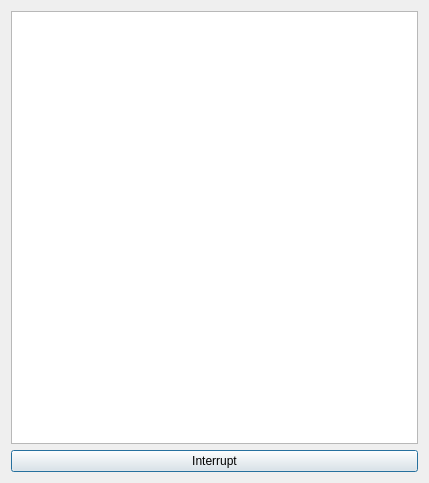
<?xml version="1.0" encoding="UTF-8"?>
<ui version="4.0">
 <class>Dialog</class>
 <widget class="QDialog" name="Dialog">
  <property name="geometry">
   <rect>
    <x>0</x>
    <y>0</y>
    <width>429</width>
    <height>483</height>
   </rect>
  </property>
  <property name="windowTitle">
   <string>Progress</string>
  </property>
  <layout class="QVBoxLayout" name="verticalLayout">
   <item>
    <widget class="QListWidget" name="output"/>
   </item>
   <item>
    <widget class="QPushButton" name="interrupt">
     <property name="text">
      <string>Interrupt</string>
     </property>
     <property name="shortcut">
      <string>Esc, Return</string>
     </property>
    </widget>
   </item>
  </layout>
 </widget>
 <resources/>
 <connections/>
</ui>
